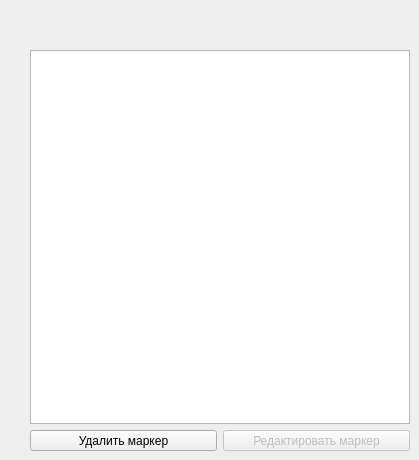
       <widget class="QWidget" name="pageMarkers">
        <widget class="QWidget" name="layoutWidget_9">
         <property name="geometry">
          <rect>
           <x>30</x>
           <y>50</y>
           <width>380</width>
           <height>401</height>
          </rect>
         </property>
         <layout class="QVBoxLayout" name="verticalLayoutMarkers">
          <item>
           <widget class="QListWidget" name="listWidgetMarkers"/>
          </item>
          <item>
           <layout class="QHBoxLayout" name="horizontalLayout_20">
            <property name="spacing">
             <number>-1</number>
            </property>
            <item>
             <widget class="QToolButton" name="toolReM">
              <property name="sizePolicy">
               <sizepolicy hsizetype="Expanding" vsizetype="Fixed">
                <horstretch>0</horstretch>
                <verstretch>0</verstretch>
               </sizepolicy>
              </property>
              <property name="minimumSize">
               <size>
                <width>120</width>
                <height>0</height>
               </size>
              </property>
              <property name="text">
               <string>Удалить маркер</string>
              </property>
             </widget>
            </item>
            <item>
             <widget class="QToolButton" name="toolEdM">
              <property name="enabled">
               <bool>false</bool>
              </property>
              <property name="sizePolicy">
               <sizepolicy hsizetype="Expanding" vsizetype="Fixed">
                <horstretch>0</horstretch>
                <verstretch>0</verstretch>
               </sizepolicy>
              </property>
              <property name="minimumSize">
               <size>
                <width>120</width>
                <height>0</height>
               </size>
              </property>
              <property name="text">
               <string>Редактировать маркер</string>
              </property>
             </widget>
            </item>
           </layout>
          </item>
         </layout>
        </widget>
       </widget>
